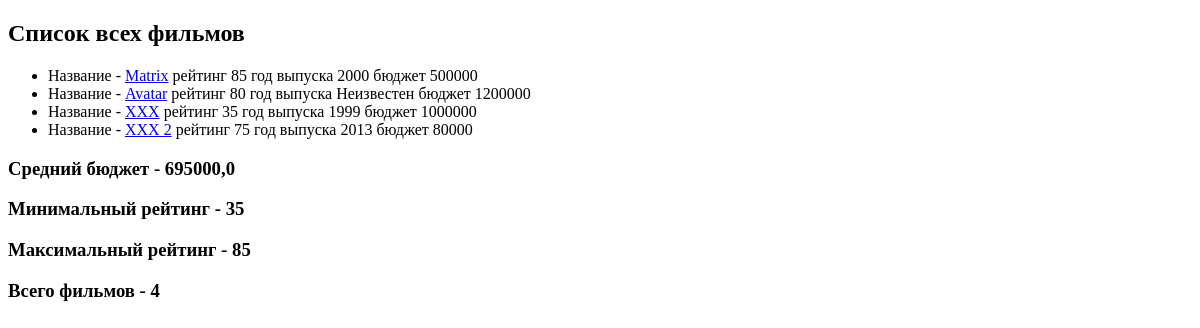
Before: / with the older database file.
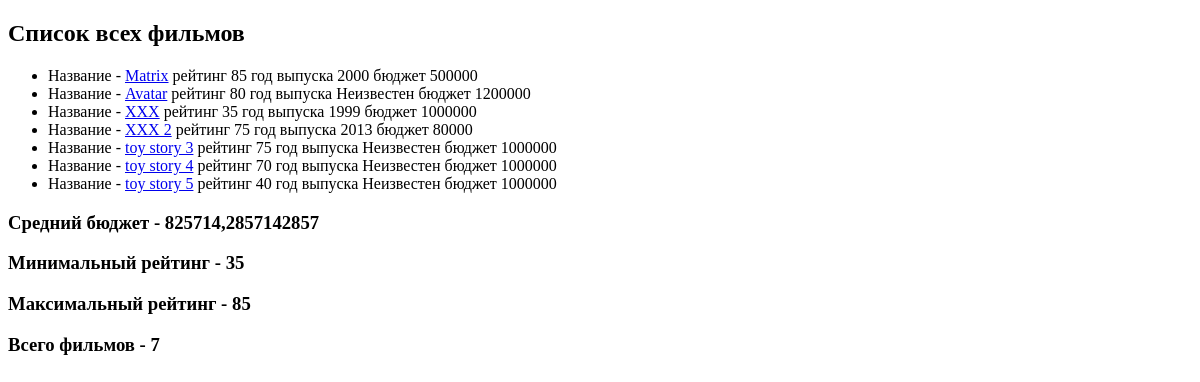
After: the same page with the newer database file.
### movie_app/models.py (models this page shows, shortened)
class Movie(models.Model):
    EUR = 'EUR'
    USD = 'USD'
    RUB = 'RUB'
    CURRENCY_CHOICES = [
        (EUR, 'Euro'),
        (USD, 'Dollar'),
        (RUB, 'Rubles'),
    ]
    name = models.CharField(max_length=40)
    rating = models.IntegerField(validators=[MinValueValidator(1), MaxValueValidator(100)])
    year = models.IntegerField(null=True, blank=True)
    budget = models.IntegerField(default=1000000, blank=True, validators=[MinValueValidator(1)])
    currency = models.CharField(max_length=3, choices=CURRENCY_CHOICES, default='R')
    slug = models.SlugField(default='', null=False, db_index=True)
    director = models.ForeignKey(Director, on_delete=models.CASCADE, null=True, related_name='movies')
    actors = models.ManyToManyField(Actor, related_name='actor_movie')
    def get_url(self):
        return reverse('movie-detail', args=[self.slug])

### movie_app/views.py (the view)
# urls.py: path('', views.show_all_movie),
def show_all_movie(request):
    movies = Movie.objects.annotate(
        true_bool=Value(True),
        false_bool=Value(False),
        str_field=Value('Hello'),
        int_field=Value(3),
        new_budjet=F('budget') + 100,
    )
    agg = movies.aggregate(Avg('budget'), Max('rating'), Min('rating'), Count('id'))
    return render(request, 'movie_app/all_movie.html', {
        'movies': movies,
        'agg': agg,
        'count': movies.count()
    })

### movie_app/templates/movie_app/all_movie.html (shortened to what this page needs)
{% extends 'movie_app/base.html'%}
{% block content %}
    <h2>Список всех фильмов</h2>
    <ul>
        {% for movie in movies %}
            <li>Название - <a href="{{ movie.get_url }}">{{movie.name}}</a>  рейтинг {{movie.rating}}
                год выпуска {{movie.year|default:"Неизвестен"}}
                бюджет {{movie.budget}}
            </li>
        {% endfor %}
    </ul>
    <h3>Средний бюджет - {{ agg.budget__avg }}</h3>
    <h3>Минимальный рейтинг - {{ agg.rating__min }}</h3>
    <h3>Максимальный рейтинг - {{ agg.rating__max }}</h3>
    <h3>Всего фильмов  - {{ count }}</h3>
{% endblock %}

### movie_app/templates/movie_app/base.html (shortened to what this page needs)
<!DOCTYPE html>
<html lang="en">
<head>
</head>
<body>
    {% block content %} {% endblock %}
</body>
</html>

Changed rows visible on the page:
added Movie: name "toy story 3", rating "75", year "Неизвестен", budget "1000000"
added Movie: name "toy story 4", rating "70", year "Неизвестен", budget "1000000"
added Movie: name "toy story 5", rating "40", year "Неизвестен", budget "1000000"
Other visible differences:
{{ agg.budget__avg }}: "695000,0" → "825714,2857142857"
{{ count }}: "4" → "7"
